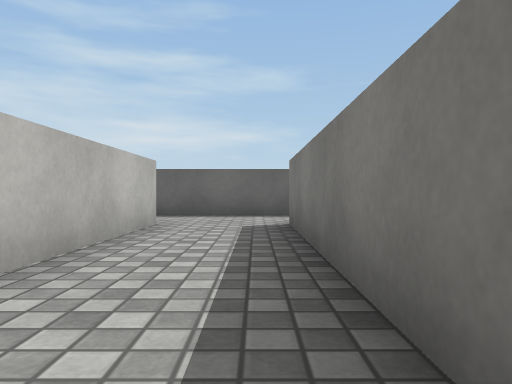
View 1 (above)

24 first-person views from a walk through a Unity game level. The camera is 0.48 m above the floor, looks level and sees 70° across. The floor is counted in squares, 1 m on a side. Each view is taken from the middle of a square. On the plan, view 1 faces up. The plan holds only what a view shows up to about 9 squares ahead; the rest is blank. Surface patterns are stand-ins for the level's own textures.

View 2
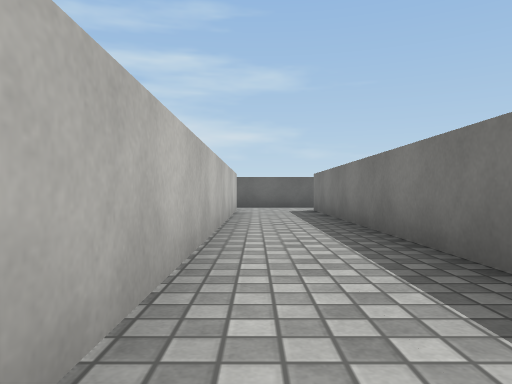

View 3
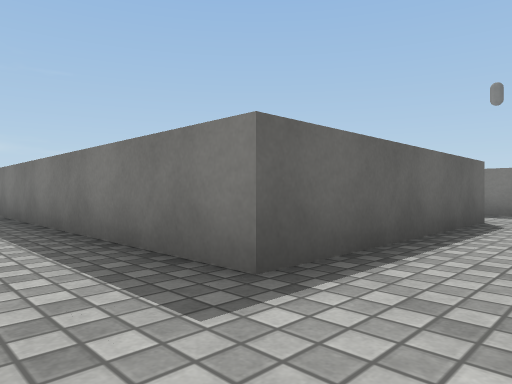

View 4
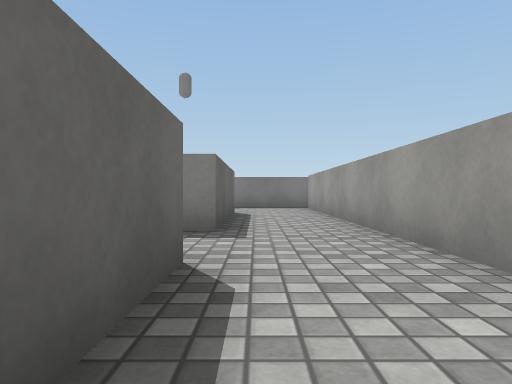

View 5
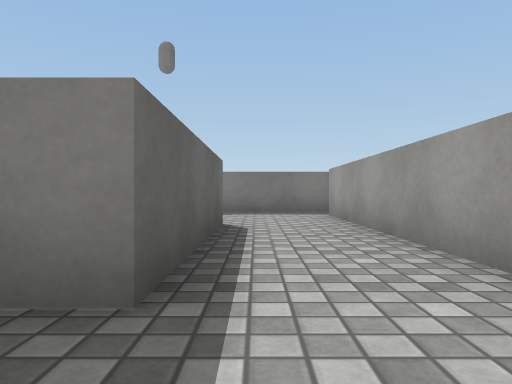

View 6
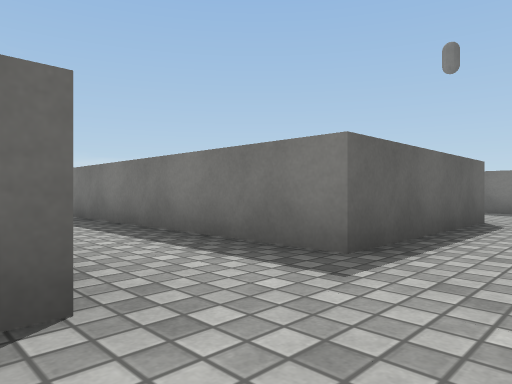

View 7
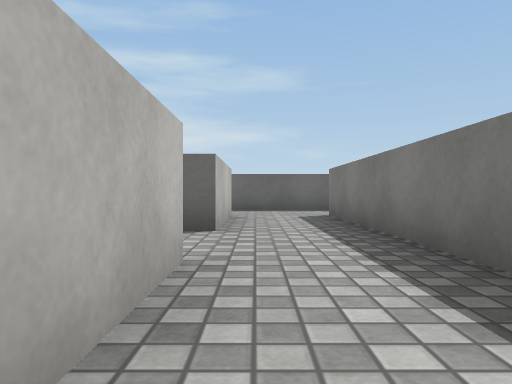

View 8
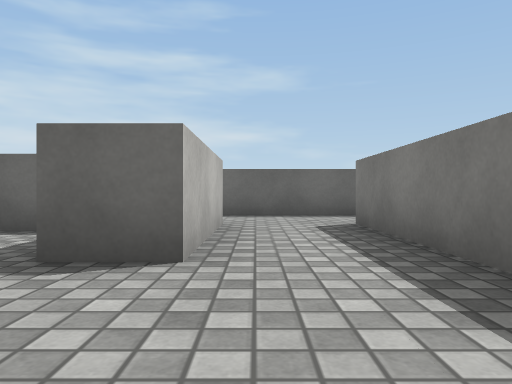

View 9
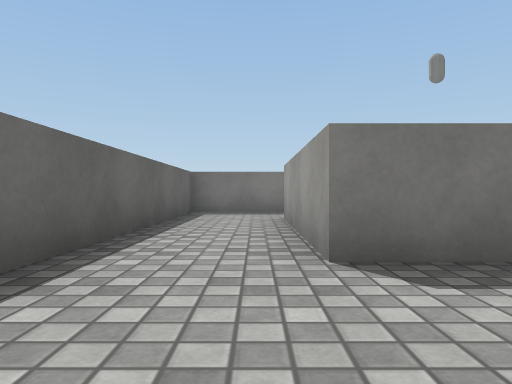

View 10
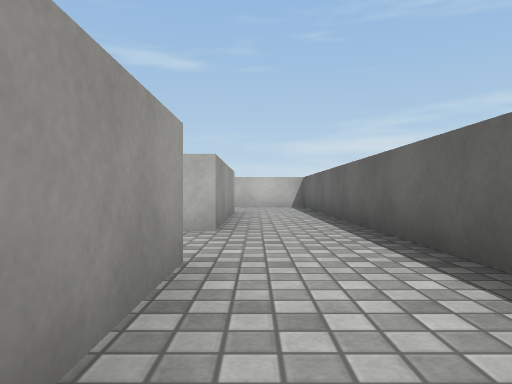

View 11
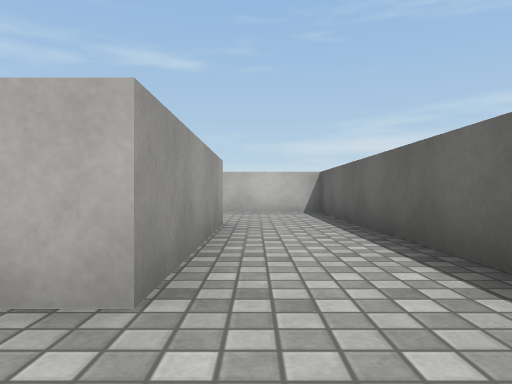

View 12
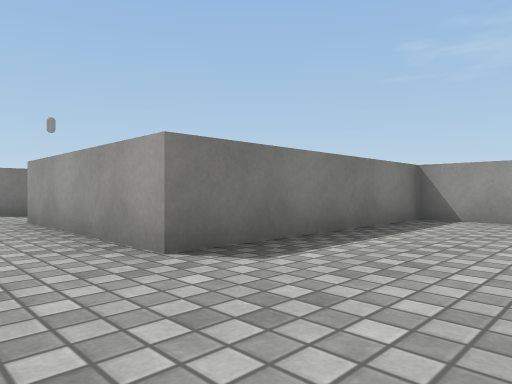

View 13
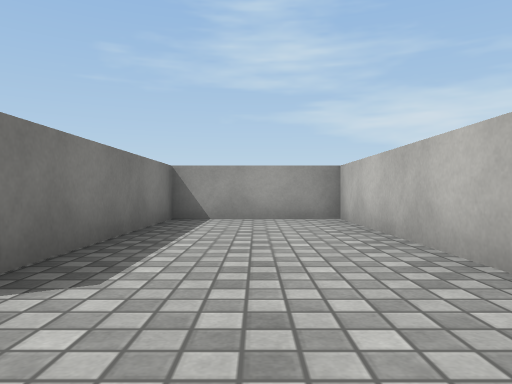

View 14
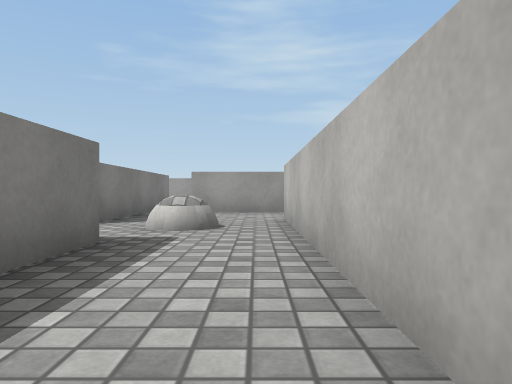

View 15
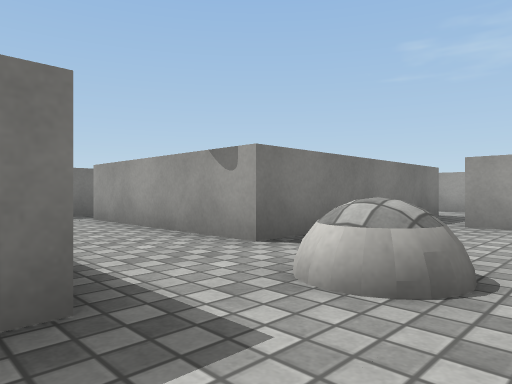

View 16
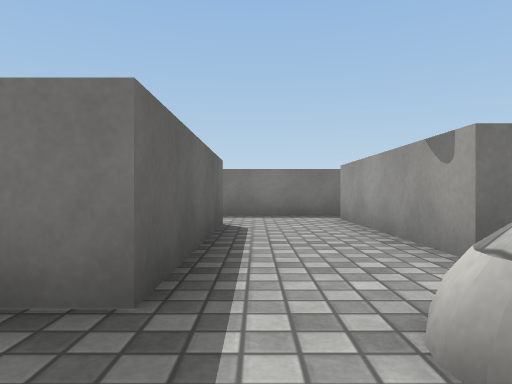

View 17
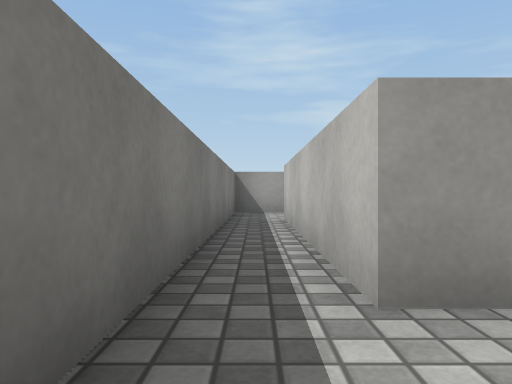

View 18
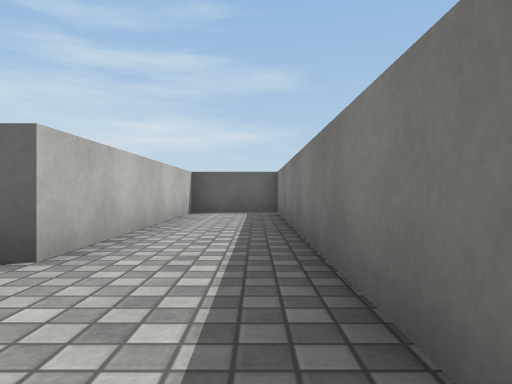

View 19
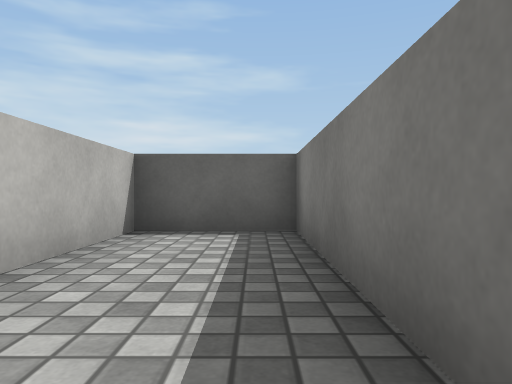

View 20
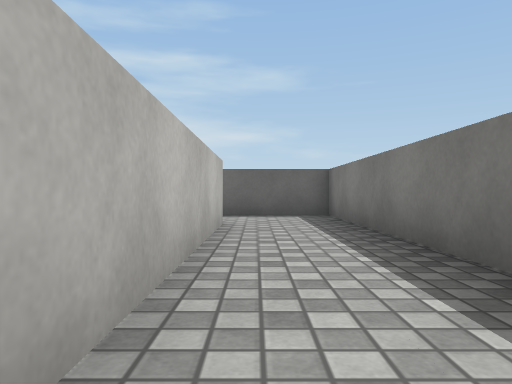

View 21
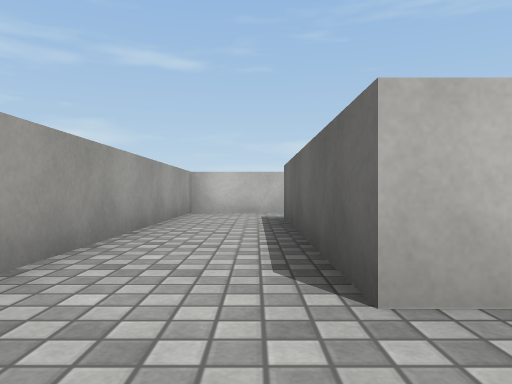

View 22
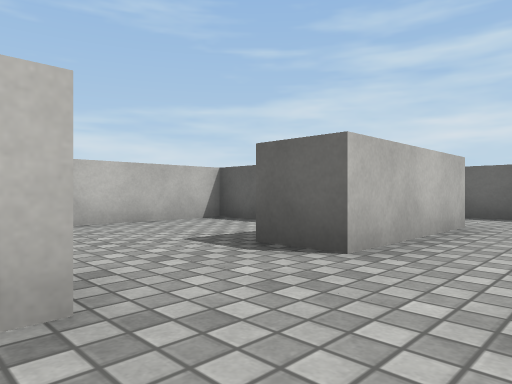

View 23
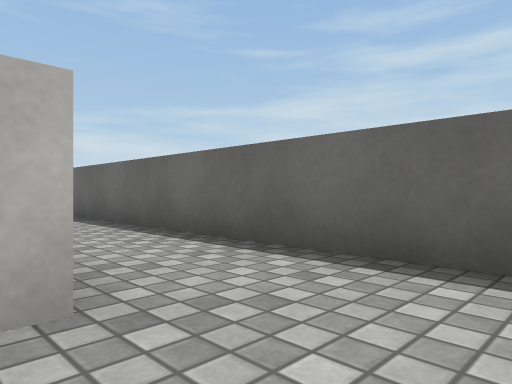

View 24
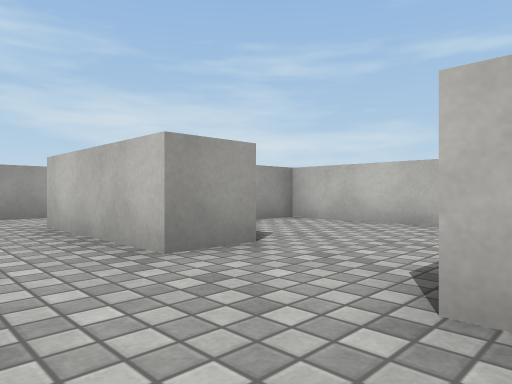

### Floor plan
Points are (right, up) in squares from view 1. A wall is a line through its corners. A room is listed if a view was taken in it or the views show most of it. See-through windows are left out.
Room 1 (views 1, 2, 3, 4, 5, 6, 7, 8, 9, 10, 11, 12, 13, 14, 15, 16, 17, 19, 20, 21, 22, 23, 24)
walls: (4.5, 0.5) (5.5, 0.5) (5.5, -2.5) (0.5, -2.5) (0.5, 5.5) (2.4, 5.5); (5.5, 5.6) (5.5, 2.5) (4.5, 2.5); (7.5, 5.5) (11.5, 5.5) (11.5, -2.5) (7.5, -2.5) (7.5, 5.5); (14.5, -6.5) (14.5, -1.5) (18.5, -1.5); (19.5, -1.5) (19.5, 6.5) (17.5, 6.5) (17.5, 0.5) (13.5, 0.5) (13.5, 7.5) (-8.5, 7.5) (-8.5, 0.5) (-5.5, 0.5) (-5.5, 5.5) (-1.5, 5.5) (-1.5, -4.5) (13.5, -4.5)
ways out: opening at (14, -5.5) to room 2; opening at (19, -1) to room 2; opening at (5, 1.5) to room 3
objects: other object (13, -1)
Room 2 (view 18)
walls: (18.2, -8.5) (19.5, -8.5) (19.5, -1.5); (14.5, -8.5) (15.2, -8.5); (18.5, -1.5) (18.5, -6.5)
ways out: opening at (14, -5.5) to room 1; opening at (19, -1) to room 1
Room 3 (no view inside)
walls: (3.4, 4.5) (1.5, 4.5) (1.5, -1.5) (2.5, -1.5)
ways out: opening at (5, 1.5) to room 1

Positions as (right, up) in squares from view 1, and headings:
1: (0, 0), facing up
2: (-1, -4), facing up
3: (-1, -4), facing up-right
4: (3, -3), facing right
5: (6, -3), facing right
6: (5, -4), facing up-right
7: (6, -2), facing up
8: (6, 0), facing up
9: (5, 6), facing right
10: (3, 6), facing left
11: (0, 6), facing left
12: (-8, 7), facing down-right
13: (-7, 7), facing down
14: (12, 4), facing down
15: (12, 1), facing down-right
16: (12, 0), facing right
17: (19, 0), facing down
18: (19, -2), facing up
19: (19, 2), facing up
20: (12, 0), facing up
21: (7, -3), facing left
22: (7, 0), facing up-left
23: (7, 5), facing up-left
24: (7, 3), facing down-left
